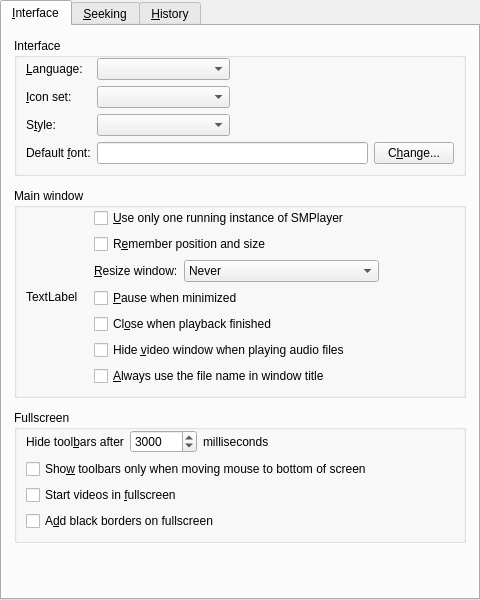
<?xml version="1.0" encoding="UTF-8"?>
<ui version="4.0">
 <class>Gui::Pref::TInterface</class>
 <widget class="QWidget" name="Gui::Pref::TInterface">
  <property name="geometry">
   <rect>
    <x>0</x>
    <y>0</y>
    <width>480</width>
    <height>600</height>
   </rect>
  </property>
  <layout class="QVBoxLayout">
   <property name="spacing">
    <number>0</number>
   </property>
   <property name="margin">
    <number>0</number>
   </property>
   <item>
    <widget class="QTabWidget" name="tabWidget">
     <property name="currentIndex">
      <number>0</number>
     </property>
     <widget class="QWidget" name="interface_tab">
      <attribute name="title">
       <string>&amp;Interface</string>
      </attribute>
      <layout class="QVBoxLayout" name="verticalLayout_5">
       <property name="spacing">
        <number>12</number>
       </property>
       <property name="margin">
        <number>12</number>
       </property>
       <item>
        <widget class="QGroupBox" name="interface_group">
         <property name="title">
          <string>Interface</string>
         </property>
         <property name="flat">
          <bool>true</bool>
         </property>
         <layout class="QVBoxLayout" name="verticalLayout_6">
          <property name="topMargin">
           <number>0</number>
          </property>
          <item>
           <layout class="QGridLayout" name="gridLayout">
            <item row="0" column="0">
             <widget class="QLabel" name="textLabel1_18">
              <property name="text">
               <string>&amp;Language:</string>
              </property>
              <property name="wordWrap">
               <bool>false</bool>
              </property>
              <property name="buddy">
               <cstring>language_combo</cstring>
              </property>
             </widget>
            </item>
            <item row="3" column="0">
             <widget class="QLabel" name="default_font_label">
              <property name="text">
               <string>Default &amp;font:</string>
              </property>
              <property name="buddy">
               <cstring>default_font_edit</cstring>
              </property>
             </widget>
            </item>
            <item row="2" column="0">
             <widget class="QLabel" name="style_label">
              <property name="text">
               <string>S&amp;tyle:</string>
              </property>
              <property name="wordWrap">
               <bool>false</bool>
              </property>
              <property name="buddy">
               <cstring>style_combo</cstring>
              </property>
             </widget>
            </item>
            <item row="2" column="1">
             <widget class="Gui::Pref::TComboBox" name="style_combo">
              <property name="sizePolicy">
               <sizepolicy hsizetype="Expanding" vsizetype="Fixed">
                <horstretch>0</horstretch>
                <verstretch>0</verstretch>
               </sizepolicy>
              </property>
             </widget>
            </item>
            <item row="0" column="1">
             <widget class="Gui::Pref::TComboBox" name="language_combo">
              <property name="sizePolicy">
               <sizepolicy hsizetype="Expanding" vsizetype="Fixed">
                <horstretch>0</horstretch>
                <verstretch>0</verstretch>
               </sizepolicy>
              </property>
             </widget>
            </item>
            <item row="0" column="2">
             <spacer>
              <property name="orientation">
               <enum>Qt::Horizontal</enum>
              </property>
              <property name="sizeHint" stdset="0">
               <size>
                <width>40</width>
                <height>20</height>
               </size>
              </property>
             </spacer>
            </item>
            <item row="1" column="1">
             <widget class="Gui::Pref::TComboBox" name="iconset_combo">
              <property name="sizePolicy">
               <sizepolicy hsizetype="Expanding" vsizetype="Fixed">
                <horstretch>0</horstretch>
                <verstretch>0</verstretch>
               </sizepolicy>
              </property>
             </widget>
            </item>
            <item row="1" column="0">
             <widget class="QLabel" name="iconset_label">
              <property name="text">
               <string>&amp;Icon set:</string>
              </property>
              <property name="wordWrap">
               <bool>false</bool>
              </property>
              <property name="buddy">
               <cstring>iconset_combo</cstring>
              </property>
             </widget>
            </item>
            <item row="3" column="1" colspan="2">
             <widget class="QLineEdit" name="default_font_edit">
              <property name="readOnly">
               <bool>true</bool>
              </property>
             </widget>
            </item>
            <item row="3" column="3">
             <widget class="QPushButton" name="changeFontButton">
              <property name="text">
               <string>C&amp;hange...</string>
              </property>
             </widget>
            </item>
           </layout>
          </item>
         </layout>
        </widget>
       </item>
       <item>
        <widget class="QGroupBox" name="main_window_group">
         <property name="title">
          <string>Main window</string>
         </property>
         <property name="flat">
          <bool>true</bool>
         </property>
         <layout class="QHBoxLayout">
          <property name="spacing">
           <number>16</number>
          </property>
          <property name="topMargin">
           <number>0</number>
          </property>
          <item>
           <widget class="QLabel" name="instances_icon">
            <property name="text">
             <string>TextLabel</string>
            </property>
           </widget>
          </item>
          <item>
           <layout class="QVBoxLayout">
            <property name="spacing">
             <number>6</number>
            </property>
            <property name="margin">
             <number>0</number>
            </property>
            <item>
             <widget class="QCheckBox" name="single_instance_check">
              <property name="text">
               <string>&amp;Use only one running instance of SMPlayer</string>
              </property>
             </widget>
            </item>
            <item>
             <widget class="QCheckBox" name="save_size_check">
              <property name="text">
               <string>R&amp;emember position and size</string>
              </property>
             </widget>
            </item>
            <item>
             <layout class="QHBoxLayout" name="resize_window_layout">
              <property name="bottomMargin">
               <number>0</number>
              </property>
              <item>
               <widget class="QLabel" name="resize_window_label">
                <property name="text">
                 <string>&amp;Resize window:</string>
                </property>
                <property name="buddy">
                 <cstring>resize_window_combo</cstring>
                </property>
               </widget>
              </item>
              <item>
               <widget class="QComboBox" name="resize_window_combo">
                <property name="sizePolicy">
                 <sizepolicy hsizetype="Preferred" vsizetype="Fixed">
                  <horstretch>0</horstretch>
                  <verstretch>0</verstretch>
                 </sizepolicy>
                </property>
                <item>
                 <property name="text">
                  <string>Never</string>
                 </property>
                </item>
                <item>
                 <property name="text">
                  <string>Whenever it's needed</string>
                 </property>
                </item>
                <item>
                 <property name="text">
                  <string>Only after loading a new video</string>
                 </property>
                </item>
               </widget>
              </item>
             </layout>
            </item>
            <item>
             <widget class="QCheckBox" name="pause_on_minimize_check">
              <property name="text">
               <string>&amp;Pause when minimized</string>
              </property>
             </widget>
            </item>
            <item>
             <widget class="QCheckBox" name="close_on_finish_check">
              <property name="text">
               <string>Cl&amp;ose when playback finished</string>
              </property>
             </widget>
            </item>
            <item>
             <widget class="QCheckBox" name="hide_video_window_on_audio_check">
              <property name="text">
               <string>Hide &amp;video window when playing audio files</string>
              </property>
             </widget>
            </item>
            <item>
             <widget class="QCheckBox" name="use_filename_in_title_check">
              <property name="text">
               <string>&amp;Always use the file name in window title</string>
              </property>
             </widget>
            </item>
           </layout>
          </item>
          <item>
           <spacer>
            <property name="orientation">
             <enum>Qt::Horizontal</enum>
            </property>
            <property name="sizeHint" stdset="0">
             <size>
              <width>40</width>
              <height>20</height>
             </size>
            </property>
           </spacer>
          </item>
         </layout>
        </widget>
       </item>
       <item>
        <widget class="QGroupBox" name="fullscreen_toolbars_group">
         <property name="title">
          <string>Fullscreen</string>
         </property>
         <property name="flat">
          <bool>true</bool>
         </property>
         <layout class="QVBoxLayout" name="verticalLayout_4">
          <property name="topMargin">
           <number>0</number>
          </property>
          <item>
           <layout class="QHBoxLayout" name="horizontalLayout_4">
            <property name="bottomMargin">
             <number>0</number>
            </property>
            <item>
             <widget class="QLabel" name="hide_toolbars_label">
              <property name="text">
               <string>Hide tool&amp;bars after</string>
              </property>
              <property name="buddy">
               <cstring>hide_toolbars_spin</cstring>
              </property>
             </widget>
            </item>
            <item>
             <widget class="QSpinBox" name="hide_toolbars_spin">
              <property name="suffix">
               <string/>
              </property>
              <property name="minimum">
               <number>500</number>
              </property>
              <property name="maximum">
               <number>36000000</number>
              </property>
              <property name="singleStep">
               <number>500</number>
              </property>
              <property name="value">
               <number>3000</number>
              </property>
             </widget>
            </item>
            <item>
             <widget class="QLabel" name="ms_label">
              <property name="text">
               <string>milliseconds</string>
              </property>
             </widget>
            </item>
            <item>
             <spacer name="horizontalSpacer_3">
              <property name="orientation">
               <enum>Qt::Horizontal</enum>
              </property>
              <property name="sizeHint" stdset="0">
               <size>
                <width>40</width>
                <height>20</height>
               </size>
              </property>
             </spacer>
            </item>
           </layout>
          </item>
          <item>
           <widget class="QCheckBox" name="show_toolbars_bottom_only_check">
            <property name="text">
             <string>Sho&amp;w toolbars only when moving mouse to bottom of screen</string>
            </property>
           </widget>
          </item>
          <item>
           <widget class="QCheckBox" name="start_fullscreen_check">
            <property name="text">
             <string>Start videos in &amp;fullscreen</string>
            </property>
           </widget>
          </item>
          <item>
           <widget class="QCheckBox" name="blackborders_on_fs_check">
            <property name="text">
             <string>A&amp;dd black borders on fullscreen</string>
            </property>
           </widget>
          </item>
         </layout>
        </widget>
       </item>
       <item>
        <spacer>
         <property name="orientation">
          <enum>Qt::Vertical</enum>
         </property>
         <property name="sizeHint" stdset="0">
          <size>
           <width>20</width>
           <height>40</height>
          </size>
         </property>
        </spacer>
       </item>
      </layout>
     </widget>
     <widget class="QWidget" name="seeking_tab">
      <attribute name="title">
       <string>&amp;Seeking</string>
      </attribute>
      <layout class="QGridLayout">
       <property name="verticalSpacing">
        <number>12</number>
       </property>
       <property name="margin">
        <number>12</number>
       </property>
       <item row="0" column="0">
        <widget class="QGroupBox" name="seek_group">
         <property name="minimumSize">
          <size>
           <width>0</width>
           <height>32</height>
          </size>
         </property>
         <property name="title">
          <string>Seeking times</string>
         </property>
         <property name="flat">
          <bool>true</bool>
         </property>
         <layout class="QHBoxLayout" name="horizontalLayout_2">
          <property name="topMargin">
           <number>0</number>
          </property>
          <item>
           <layout class="QVBoxLayout">
            <property name="spacing">
             <number>6</number>
            </property>
            <property name="margin">
             <number>0</number>
            </property>
            <item>
             <widget class="Gui::Pref::TSeekWidget" name="seek1" native="true"/>
            </item>
            <item>
             <widget class="Gui::Pref::TSeekWidget" name="seek2" native="true"/>
            </item>
            <item>
             <widget class="Gui::Pref::TSeekWidget" name="seek3" native="true"/>
            </item>
            <item>
             <widget class="Gui::Pref::TSeekWidget" name="seek4" native="true"/>
            </item>
           </layout>
          </item>
          <item>
           <spacer name="horizontalSpacer_2">
            <property name="orientation">
             <enum>Qt::Horizontal</enum>
            </property>
            <property name="sizeHint" stdset="0">
             <size>
              <width>40</width>
              <height>20</height>
             </size>
            </property>
           </spacer>
          </item>
         </layout>
        </widget>
       </item>
       <item row="3" column="0" colspan="2">
        <widget class="QGroupBox" name="seeking_method_group">
         <property name="title">
          <string>Seeking method</string>
         </property>
         <property name="flat">
          <bool>true</bool>
         </property>
         <layout class="QVBoxLayout">
          <property name="rightMargin">
           <number>8</number>
          </property>
          <item>
           <widget class="QRadioButton" name="absolute_seeking_button">
            <property name="sizePolicy">
             <sizepolicy hsizetype="Expanding" vsizetype="Fixed">
              <horstretch>0</horstretch>
              <verstretch>0</verstretch>
             </sizepolicy>
            </property>
            <property name="text">
             <string>&amp;Absolute seeking</string>
            </property>
           </widget>
          </item>
          <item>
           <widget class="QRadioButton" name="relative_seeking_button">
            <property name="sizePolicy">
             <sizepolicy hsizetype="Expanding" vsizetype="Fixed">
              <horstretch>0</horstretch>
              <verstretch>0</verstretch>
             </sizepolicy>
            </property>
            <property name="text">
             <string>&amp;Relative seeking</string>
            </property>
           </widget>
          </item>
          <item>
           <widget class="Line" name="line_2">
            <property name="orientation">
             <enum>Qt::Horizontal</enum>
            </property>
           </widget>
          </item>
          <item>
           <widget class="QCheckBox" name="precise_seeking_check">
            <property name="text">
             <string>&amp;Precise seeking</string>
            </property>
           </widget>
          </item>
         </layout>
        </widget>
       </item>
       <item row="6" column="0" colspan="2">
        <spacer>
         <property name="orientation">
          <enum>Qt::Vertical</enum>
         </property>
         <property name="sizeHint" stdset="0">
          <size>
           <width>20</width>
           <height>40</height>
          </size>
         </property>
        </spacer>
       </item>
       <item row="4" column="0">
        <layout class="QHBoxLayout">
         <property name="margin">
          <number>4</number>
         </property>
         <item>
          <widget class="QLabel" name="label_3">
           <property name="text">
            <string>&amp;Behaviour of time slider:</string>
           </property>
           <property name="buddy">
            <cstring>timeslider_behaviour_combo</cstring>
           </property>
          </widget>
         </item>
         <item>
          <widget class="QComboBox" name="timeslider_behaviour_combo">
           <property name="sizePolicy">
            <sizepolicy hsizetype="Expanding" vsizetype="Fixed">
             <horstretch>0</horstretch>
             <verstretch>0</verstretch>
            </sizepolicy>
           </property>
           <item>
            <property name="text">
             <string>Seek to position while dragging</string>
            </property>
           </item>
           <item>
            <property name="text">
             <string>Seek to position when released</string>
            </property>
           </item>
          </widget>
         </item>
         <item>
          <spacer>
           <property name="orientation">
            <enum>Qt::Horizontal</enum>
           </property>
           <property name="sizeHint" stdset="0">
            <size>
             <width>81</width>
             <height>25</height>
            </size>
           </property>
          </spacer>
         </item>
        </layout>
       </item>
      </layout>
     </widget>
     <widget class="QWidget" name="history_tab">
      <attribute name="title">
       <string>&amp;History</string>
      </attribute>
      <layout class="QVBoxLayout" name="verticalLayout_2">
       <property name="spacing">
        <number>12</number>
       </property>
       <property name="margin">
        <number>12</number>
       </property>
       <item>
        <widget class="QGroupBox" name="groupBox_4">
         <property name="title">
          <string>Number of items to remember</string>
         </property>
         <property name="flat">
          <bool>true</bool>
         </property>
         <layout class="QVBoxLayout" name="verticalLayout_7">
          <property name="topMargin">
           <number>0</number>
          </property>
          <item>
           <layout class="QHBoxLayout" name="horizontalLayout_3">
            <property name="bottomMargin">
             <number>0</number>
            </property>
            <item>
             <widget class="QLabel" name="max_files_label">
              <property name="text">
               <string>Recent &amp;files:</string>
              </property>
              <property name="wordWrap">
               <bool>false</bool>
              </property>
              <property name="buddy">
               <cstring>recents_max_items_spin</cstring>
              </property>
             </widget>
            </item>
            <item>
             <widget class="QSpinBox" name="recents_max_items_spin">
              <property name="minimum">
               <number>0</number>
              </property>
              <property name="maximum">
               <number>100</number>
              </property>
             </widget>
            </item>
            <item>
             <spacer>
              <property name="orientation">
               <enum>Qt::Horizontal</enum>
              </property>
              <property name="sizeHint" stdset="0">
               <size>
                <width>40</width>
                <height>20</height>
               </size>
              </property>
             </spacer>
            </item>
           </layout>
          </item>
          <item>
           <layout class="QHBoxLayout" name="horizontalLayout_5">
            <property name="bottomMargin">
             <number>0</number>
            </property>
            <item>
             <widget class="QLabel" name="textLabel1_16">
              <property name="text">
               <string>Recent &amp;URLs</string>
              </property>
              <property name="wordWrap">
               <bool>false</bool>
              </property>
              <property name="buddy">
               <cstring>url_max_items_spin</cstring>
              </property>
             </widget>
            </item>
            <item>
             <widget class="QSpinBox" name="url_max_items_spin">
              <property name="minimum">
               <number>0</number>
              </property>
              <property name="maximum">
               <number>50</number>
              </property>
             </widget>
            </item>
            <item>
             <spacer>
              <property name="orientation">
               <enum>Qt::Horizontal</enum>
              </property>
              <property name="sizeHint" stdset="0">
               <size>
                <width>40</width>
                <height>20</height>
               </size>
              </property>
             </spacer>
            </item>
           </layout>
          </item>
         </layout>
        </widget>
       </item>
       <item>
        <widget class="QCheckBox" name="save_dirs_check">
         <property name="text">
          <string>&amp;Remember last directory</string>
         </property>
        </widget>
       </item>
       <item>
        <spacer name="verticalSpacer">
         <property name="orientation">
          <enum>Qt::Vertical</enum>
         </property>
         <property name="sizeHint" stdset="0">
          <size>
           <width>20</width>
           <height>40</height>
          </size>
         </property>
        </spacer>
       </item>
      </layout>
     </widget>
    </widget>
   </item>
  </layout>
 </widget>
 <customwidgets>
  <customwidget>
   <class>Gui::Pref::TComboBox</class>
   <extends>QComboBox</extends>
   <header>gui/pref/combobox.h</header>
  </customwidget>
  <customwidget>
   <class>Gui::Pref::TSeekWidget</class>
   <extends>QWidget</extends>
   <header>gui/pref/seekwidget.h</header>
  </customwidget>
 </customwidgets>
 <tabstops>
  <tabstop>tabWidget</tabstop>
  <tabstop>language_combo</tabstop>
  <tabstop>iconset_combo</tabstop>
  <tabstop>style_combo</tabstop>
  <tabstop>default_font_edit</tabstop>
  <tabstop>changeFontButton</tabstop>
  <tabstop>single_instance_check</tabstop>
  <tabstop>save_size_check</tabstop>
  <tabstop>resize_window_combo</tabstop>
  <tabstop>pause_on_minimize_check</tabstop>
  <tabstop>close_on_finish_check</tabstop>
  <tabstop>hide_video_window_on_audio_check</tabstop>
  <tabstop>use_filename_in_title_check</tabstop>
  <tabstop>hide_toolbars_spin</tabstop>
  <tabstop>show_toolbars_bottom_only_check</tabstop>
  <tabstop>seek1</tabstop>
  <tabstop>seek2</tabstop>
  <tabstop>seek3</tabstop>
  <tabstop>seek4</tabstop>
  <tabstop>absolute_seeking_button</tabstop>
  <tabstop>relative_seeking_button</tabstop>
  <tabstop>precise_seeking_check</tabstop>
  <tabstop>timeslider_behaviour_combo</tabstop>
  <tabstop>recents_max_items_spin</tabstop>
  <tabstop>url_max_items_spin</tabstop>
  <tabstop>save_dirs_check</tabstop>
 </tabstops>
 <resources/>
 <connections/>
</ui>
